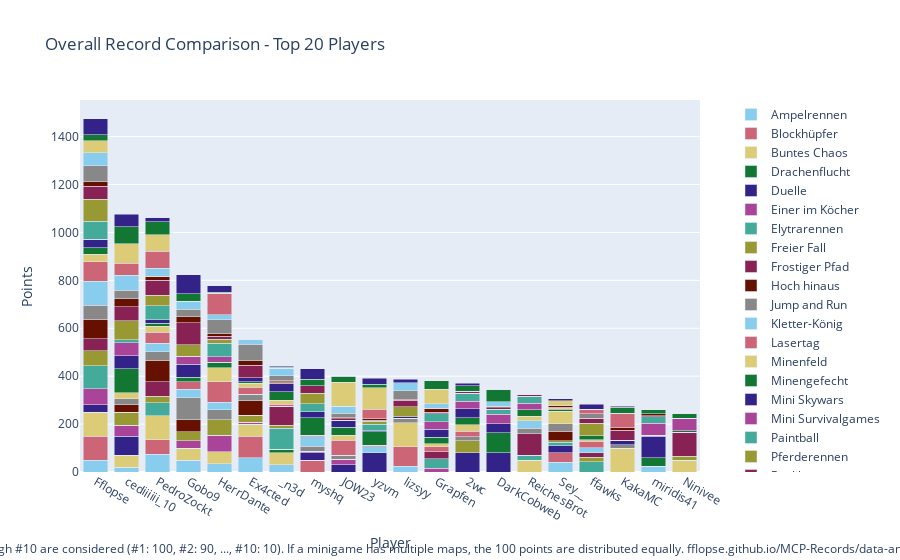

Write notebook code for a chart like this one.
### Code cell
import plotly.graph_objects as go

# Sum all columns to get the total score
outDf['Total'] = outDf.sum(axis=1)

# Sort by total score and fill N/A values with 0
outDf = outDf.sort_values(by='Total', ascending=False).fillna(0)

# Crop to top 10 players
cropDf = outDf.head(20).copy()

# Drop the 'Total' column for plotting
cropDf = cropDf.drop(columns=['Total'])

# Create a color palette
color_palette = px.colors.qualitative.Safe

# Create the stacked bar plot
fig = go.Figure()

for column in cropDf.columns.difference(['Player']):
    fig.add_trace(go.Bar(
        x=cropDf.index,
        y=cropDf[column],
        name=column,
        marker_color=color_palette[len(fig.data) % len(color_palette)]
    ))

# Update layout
fig.update_layout(
    barmode='stack',
    title='Overall Record Comparison - Top 20 Players',
    xaxis=dict(title='Player'),
    yaxis=dict(title='Points'),
    #height=800,
    #width=1000,
    legend=dict(
        x=1.05,
        y=0.5,
        traceorder='normal',
        font=dict(size=12),
        bgcolor='rgba(255, 255, 255, 0)',
        bordercolor='rgba(0, 0, 0, 0)'
    ),
    margin=dict(r=200),  # Adjust right margin to make room for the legend
    annotations=[
        dict(
            x=0.5,
            y=-0.235,
            xref='paper',
            yref='paper',
            text='Max 100 points per minigame. Records #1 through #10 are considered (#1: 100, #2: 90, ..., #10: 10). If a minigame has multiple maps, the 100 points are distributed equally. fflopse.github.io/MCP-Records/data-analysis/global-ranking.ipynb',
            showarrow=False,
            font=dict(size=12),
            xanchor='center'
        )
    ]
)

fig.show()

# save the plot as an html file

fig.write_html('out/overall_record_comparison.html')

### Figure 1 — Plotly figure (JSON) as saved in the notebook; plotly's stock layout.template omitted (floating-point values rounded to 4 significant figures)
{"data": [{"marker": {"color": "rgb(136, 204, 238)"}, "name": "Ampelrennen", "type": "bar", "x": ["Fflopse", "cediiiiii_10", "PedroZockt", "Gobo9", "HerrDante", "Ex4cted", "_n3d", "myshq", "JOW23", "yzvm", "lizsyy", "Grapfen", "2wc", "DarkCobweb", "ReichesBrot", "Sey__", "ffawks", "KakaMC", "miridis41", "Ninivee"], "y": [50, 20, 75, 50, 35, 60, 30, 0, 0, 0, 25, 0, 0, 0, 0, 40, 0, 0, 25, 0]}, {"marker": {"color": "rgb(204, 102, 119)"}, "name": "Blockhüpfer", "type": "bar", "x": ["Fflopse", "cediiiiii_10", "PedroZockt", "Gobo9", "HerrDante", "Ex4cted", "_n3d", "myshq", "JOW23", "yzvm", "lizsyy", "Grapfen", "2wc", "DarkCobweb", "ReichesBrot", "Sey__", "ffawks", "KakaMC", "miridis41", "Ninivee"], "y": [100, 0, 60, 0, 0, 90, 0, 50, 0, 0, 80, 0, 0, 0, 0, 40, 0, 0, 0, 0]}, {"marker": {"color": "rgb(221, 204, 119)"}, "name": "Buntes Chaos", "type": "bar", "x": ["Fflopse", "cediiiiii_10", "PedroZockt", "Gobo9", "HerrDante", "Ex4cted", "_n3d", "myshq", "JOW23", "yzvm", "lizsyy", "Grapfen", "2wc", "DarkCobweb", "ReichesBrot", "Sey__", "ffawks", "KakaMC", "miridis41", "Ninivee"], "y": [100, 50, 100, 50, 50, 50, 50, 0, 0, 0, 100, 0, 0, 0, 50, 0, 0, 100, 0, 50]}, {"marker": {"color": "rgb(17, 119, 51)"}, "name": "Drachenflucht", "type": "bar", "x": ["Fflopse", "cediiiiii_10", "PedroZockt", "Gobo9", "HerrDante", "Ex4cted", "_n3d", "myshq", "JOW23", "yzvm", "lizsyy", "Grapfen", "2wc", "DarkCobweb", "ReichesBrot", "Sey__", "ffawks", "KakaMC", "miridis41", "Ninivee"], "y": [0, 0, 0, 0, 0, 0, 16, 0, 0, 0, 0, 0, 0, 0, 0, 0, 0, 0, 34, 0]}, {"marker": {"color": "rgb(51, 34, 136)"}, "name": "Duelle", "type": "bar", "x": ["Fflopse", "cediiiiii_10", "PedroZockt", "Gobo9", "HerrDante", "Ex4cted", "_n3d", "myshq", "JOW23", "yzvm", "lizsyy", "Grapfen", "2wc", "DarkCobweb", "ReichesBrot", "Sey__", "ffawks", "KakaMC", "miridis41", "Ninivee"], "y": [30, 80, 0, 0, 0, 0, 0, 30, 30, 80, 0, 0, 80, 80, 0, 30, 0, 0, 90, 0]}, {"marker": {"color": "rgb(170, 68, 153)"}, "name": "Einer im Köcher", "type": "bar", "x": ["Fflopse", "cediiiiii_10", "PedroZockt", "Gobo9", "HerrDante", "Ex4cted", "_n3d", "myshq", "JOW23", "yzvm", "lizsyy", "Grapfen", "2wc", "DarkCobweb", "ReichesBrot", "Sey__", "ffawks", "KakaMC", "miridis41", "Ninivee"], "y": [67.5, 45, 0, 30, 67.5, 7.5, 0, 7.5, 22.5, 0, 0, 15, 0, 0, 0, 0, 0, 0, 5, 0]}, {"marker": {"color": "rgb(68, 170, 153)"}, "name": "Elytrarennen", "type": "bar", "x": ["Fflopse", "cediiiiii_10", "PedroZockt", "Gobo9", "HerrDante", "Ex4cted", "_n3d", "myshq", "JOW23", "yzvm", "lizsyy", "Grapfen", "2wc", "DarkCobweb", "ReichesBrot", "Sey__", "ffawks", "KakaMC", "miridis41", "Ninivee"], "y": [96.67, 0, 53.33, 0, 0, 0, 86.67, 0, 0, 0, 0, 40, 0, 0, 20, 13.33, 43.33, 0, 0, 0]}, {"marker": {"color": "rgb(153, 153, 51)"}, "name": "Freier Fall", "type": "bar", "x": ["Fflopse", "cediiiiii_10", "PedroZockt", "Gobo9", "HerrDante", "Ex4cted", "_n3d", "myshq", "JOW23", "yzvm", "lizsyy", "Grapfen", "2wc", "DarkCobweb", "ReichesBrot", "Sey__", "ffawks", "KakaMC", "miridis41", "Ninivee"], "y": [62.5, 55, 27.5, 37.5, 65, 30, 12.5, 0, 0, 0, 0, 0, 50, 0, 0, 7.5, 17.5, 0, 0, 15]}, {"marker": {"color": "rgb(136, 34, 85)"}, "name": "Frostiger Pfad", "type": "bar", "x": ["Fflopse", "cediiiiii_10", "PedroZockt", "Gobo9", "HerrDante", "Ex4cted", "_n3d", "myshq", "JOW23", "yzvm", "lizsyy", "Grapfen", "2wc", "DarkCobweb", "ReichesBrot", "Sey__", "ffawks", "KakaMC", "miridis41", "Ninivee"], "y": [50, 0, 60, 0, 0, 0, 80, 0, 0, 0, 0, 30, 0, 0, 90, 0, 20, 0, 0, 100]}, {"marker": {"color": "rgb(102, 17, 0)"}, "name": "Hoch hinaus", "type": "bar", "x": ["Fflopse", "cediiiiii_10", "PedroZockt", "Gobo9", "HerrDante", "Ex4cted", "_n3d", "myshq", "JOW23", "yzvm", "lizsyy", "Grapfen", "2wc", "DarkCobweb", "ReichesBrot", "Sey__", "ffawks", "KakaMC", "miridis41", "Ninivee"], "y": [80, 30, 90, 50, 0, 60, 0, 0, 0, 0, 0, 0, 0, 0, 0, 40, 0, 0, 0, 0]}, {"marker": {"color": "rgb(136, 136, 136)"}, "name": "Jump and Run", "type": "bar", "x": ["Fflopse", "cediiiiii_10", "PedroZockt", "Gobo9", "HerrDante", "Ex4cted", "_n3d", "myshq", "JOW23", "yzvm", "lizsyy", "Grapfen", "2wc", "DarkCobweb", "ReichesBrot", "Sey__", "ffawks", "KakaMC", "miridis41", "Ninivee"], "y": [60, 26.67, 36.67, 93.33, 43.33, 26.67, 0, 20, 16.67, 0, 20, 0, 16.67, 0, 23.33, 30, 0, 13.33, 0, 0]}, {"marker": {"color": "rgb(136, 204, 238)"}, "name": "Kletter-König", "type": "bar", "x": ["Fflopse", "cediiiiii_10", "PedroZockt", "Gobo9", "HerrDante", "Ex4cted", "_n3d", "myshq", "JOW23", "yzvm", "lizsyy", "Grapfen", "2wc", "DarkCobweb", "ReichesBrot", "Sey__", "ffawks", "KakaMC", "miridis41", "Ninivee"], "y": [100, 0, 35, 35, 30, 0, 0, 40, 0, 25, 0, 0, 0, 0, 30, 0, 20, 0, 0, 0]}, {"marker": {"color": "rgb(204, 102, 119)"}, "name": "Lasertag", "type": "bar", "x": ["Fflopse", "cediiiiii_10", "PedroZockt", "Gobo9", "HerrDante", "Ex4cted", "_n3d", "myshq", "JOW23", "yzvm", "lizsyy", "Grapfen", "2wc", "DarkCobweb", "ReichesBrot", "Sey__", "ffawks", "KakaMC", "miridis41", "Ninivee"], "y": [80, 0, 46.67, 30, 86.67, 30, 6.667, 6.667, 63.33, 6.667, 0, 20, 23.33, 0, 0, 0, 26.67, 0, 0, 0]}, {"marker": {"color": "rgb(221, 204, 119)"}, "name": "Minenfeld", "type": "bar", "x": ["Fflopse", "cediiiiii_10", "PedroZockt", "Gobo9", "HerrDante", "Ex4cted", "_n3d", "myshq", "JOW23", "yzvm", "lizsyy", "Grapfen", "2wc", "DarkCobweb", "ReichesBrot", "Sey__", "ffawks", "KakaMC", "miridis41", "Ninivee"], "y": [33.33, 23.33, 23.33, 0, 56.67, 16.67, 16.67, 0, 20, 0, 0, 13.33, 26.67, 0, 20, 53.33, 6.667, 0, 0, 0]}, {"marker": {"color": "rgb(17, 119, 51)"}, "name": "Minengefecht", "type": "bar", "x": ["Fflopse", "cediiiiii_10", "PedroZockt", "Gobo9", "HerrDante", "Ex4cted", "_n3d", "myshq", "JOW23", "yzvm", "lizsyy", "Grapfen", "2wc", "DarkCobweb", "ReichesBrot", "Sey__", "ffawks", "KakaMC", "miridis41", "Ninivee"], "y": [26.67, 100, 13.33, 20, 23.33, 6.667, 36.67, 73.33, 33.33, 56.67, 0, 26.67, 30, 83.33, 26.67, 6.667, 16.67, 0, 0, 6.667]}, {"marker": {"color": "rgb(51, 34, 136)"}, "name": "Mini Skywars", "type": "bar", "x": ["Fflopse", "cediiiiii_10", "PedroZockt", "Gobo9", "HerrDante", "Ex4cted", "_n3d", "myshq", "JOW23", "yzvm", "lizsyy", "Grapfen", "2wc", "DarkCobweb", "ReichesBrot", "Sey__", "ffawks", "KakaMC", "miridis41", "Ninivee"], "y": [34, 56, 14, 54, 0, 16, 34, 24, 30, 4, 6, 34, 38, 38, 0, 0, 0, 20, 0, 0]}, {"marker": {"color": "rgb(170, 68, 153)"}, "name": "Mini Survivalgames", "type": "bar", "x": ["Fflopse", "cediiiiii_10", "PedroZockt", "Gobo9", "HerrDante", "Ex4cted", "_n3d", "myshq", "JOW23", "yzvm", "lizsyy", "Grapfen", "2wc", "DarkCobweb", "ReichesBrot", "Sey__", "ffawks", "KakaMC", "miridis41", "Ninivee"], "y": [0, 53.33, 0, 33.33, 23.33, 0, 0, 0, 0, 0, 0, 30, 30, 40, 26.67, 0, 0, 0, 50, 50]}, {"marker": {"color": "rgb(68, 170, 153)"}, "name": "Paintball", "type": "bar", "x": ["Fflopse", "cediiiiii_10", "PedroZockt", "Gobo9", "HerrDante", "Ex4cted", "_n3d", "myshq", "JOW23", "yzvm", "lizsyy", "Grapfen", "2wc", "DarkCobweb", "ReichesBrot", "Sey__", "ffawks", "KakaMC", "miridis41", "Ninivee"], "y": [76.67, 13.33, 60, 0, 56.67, 0, 0, 33.33, 0, 26.67, 0, 33.33, 33.33, 20, 30, 0, 0, 0, 26.67, 0]}, {"marker": {"color": "rgb(153, 153, 51)"}, "name": "Pferderennen", "type": "bar", "x": ["Fflopse", "cediiiiii_10", "PedroZockt", "Gobo9", "HerrDante", "Ex4cted", "_n3d", "myshq", "JOW23", "yzvm", "lizsyy", "Grapfen", "2wc", "DarkCobweb", "ReichesBrot", "Sey__", "ffawks", "KakaMC", "miridis41", "Ninivee"], "y": [91.67, 78.33, 43.33, 48.33, 16.67, 0, 3.333, 43.33, 0, 13.33, 41.67, 0, 0, 0, 0, 5, 53.33, 0, 0, 0]}, {"marker": {"color": "rgb(136, 34, 85)"}, "name": "Replika", "type": "bar", "x": ["Fflopse", "cediiiiii_10", "PedroZockt", "Gobo9", "HerrDante", "Ex4cted", "_n3d", "myshq", "JOW23", "yzvm", "lizsyy", "Grapfen", "2wc", "DarkCobweb", "ReichesBrot", "Sey__", "ffawks", "KakaMC", "miridis41", "Ninivee"], "y": [53.85, 57.88, 62.21, 90.96, 13.17, 52.4, 5.192, 31.92, 6.923, 4.135, 26.15, 7.115, 9.423, 6.154, 5.192, 3.846, 18.08, 40.19, 5, 3.077]}, {"marker": {"color": "rgb(102, 17, 0)"}, "name": "Sammelwahn", "type": "bar", "x": ["Fflopse", "cediiiiii_10", "PedroZockt", "Gobo9", "HerrDante", "Ex4cted", "_n3d", "myshq", "JOW23", "yzvm", "lizsyy", "Grapfen", "2wc", "DarkCobweb", "ReichesBrot", "Sey__", "ffawks", "KakaMC", "miridis41", "Ninivee"], "y": [18.54, 34.88, 17.56, 26.1, 10.73, 18.29, 4.878, 0, 5.122, 4.878, 4.878, 15.85, 0, 6.585, 2.195, 7.805, 2.927, 11.22, 7.317, 0]}, {"marker": {"color": "rgb(136, 136, 136)"}, "name": "Schießstand", "type": "bar", "x": ["Fflopse", "cediiiiii_10", "PedroZockt", "Gobo9", "HerrDante", "Ex4cted", "_n3d", "myshq", "JOW23", "yzvm", "lizsyy", "Grapfen", "2wc", "DarkCobweb", "ReichesBrot", "Sey__", "ffawks", "KakaMC", "miridis41", "Ninivee"], "y": [67.5, 35, 0, 30, 57.5, 70, 20, 0, 17.5, 0, 35, 0, 0, 0, 0, 0, 17.5, 0, 0, 0]}, {"marker": {"color": "rgb(136, 204, 238)"}, "name": "Spleef", "type": "bar", "x": ["Fflopse", "cediiiiii_10", "PedroZockt", "Gobo9", "HerrDante", "Ex4cted", "_n3d", "myshq", "JOW23", "yzvm", "lizsyy", "Grapfen", "2wc", "DarkCobweb", "ReichesBrot", "Sey__", "ffawks", "KakaMC", "miridis41", "Ninivee"], "y": [53.33, 63.33, 33.33, 33.33, 20, 20, 30, 0, 30, 0, 33.33, 20, 0, 20, 0, 0, 0, 0, 0, 0]}, {"marker": {"color": "rgb(204, 102, 119)"}, "name": "Todeswürfel", "type": "bar", "x": ["Fflopse", "cediiiiii_10", "PedroZockt", "Gobo9", "HerrDante", "Ex4cted", "_n3d", "myshq", "JOW23", "yzvm", "lizsyy", "Grapfen", "2wc", "DarkCobweb", "ReichesBrot", "Sey__", "ffawks", "KakaMC", "miridis41", "Ninivee"], "y": [0, 50, 70, 0, 90, 0, 0, 0, 0, 40, 0, 0, 0, 0, 0, 0, 20, 60, 0, 0]}, {"marker": {"color": "rgb(221, 204, 119)"}, "name": "Waffenfolge", "type": "bar", "x": ["Fflopse", "cediiiiii_10", "PedroZockt", "Gobo9", "HerrDante", "Ex4cted", "_n3d", "myshq", "JOW23", "yzvm", "lizsyy", "Grapfen", "2wc", "DarkCobweb", "ReichesBrot", "Sey__", "ffawks", "KakaMC", "miridis41", "Ninivee"], "y": [50, 80, 70, 0, 0, 0, 0, 0, 100, 90, 0, 60, 0, 0, 0, 20, 0, 0, 0, 0]}, {"marker": {"color": "rgb(17, 119, 51)"}, "name": "Walls", "type": "bar", "x": ["Fflopse", "cediiiiii_10", "PedroZockt", "Gobo9", "HerrDante", "Ex4cted", "_n3d", "myshq", "JOW23", "yzvm", "lizsyy", "Grapfen", "2wc", "DarkCobweb", "ReichesBrot", "Sey__", "ffawks", "KakaMC", "miridis41", "Ninivee"], "y": [25, 72.5, 52.5, 32.5, 5, 0, 5, 27.5, 25, 15, 0, 35, 22.5, 50, 0, 0, 0, 25, 17.5, 17.5]}, {"marker": {"color": "rgb(51, 34, 136)"}, "name": "Wettrennen", "type": "bar", "x": ["Fflopse", "cediiiiii_10", "PedroZockt", "Gobo9", "HerrDante", "Ex4cted", "_n3d", "myshq", "JOW23", "yzvm", "lizsyy", "Grapfen", "2wc", "DarkCobweb", "ReichesBrot", "Sey__", "ffawks", "KakaMC", "miridis41", "Ninivee"], "y": [68, 52, 18, 78, 26, 0, 4, 44, 0, 26, 16, 0, 10, 0, 0, 8, 20, 4, 0, 0]}], "layout": {"annotations": [{"font": {"size": 12}, "showarrow": false, "text": "Max 100 points per minigame. Records #1 through #10 are considered (#1: 100, #2: 90, ..., #10: 10). If a minigame has multiple maps, the 100 points are distributed equally. fflopse.github.io/MCP-Records/data-analysis/global-ranking.ipynb", "x": 0.5, "xanchor": "center", "xref": "paper", "y": -0.235, "yref": "paper"}], "barmode": "stack", "legend": {"bgcolor": "rgba(255, 255, 255, 0)", "bordercolor": "rgba(0, 0, 0, 0)", "font": {"size": 12}, "traceorder": "normal", "x": 1.05, "y": 0.5}, "margin": {"r": 200}, "title": {"text": "Overall Record Comparison - Top 20 Players"}, "xaxis": {"title": {"text": "Player"}}, "yaxis": {"title": {"text": "Points"}}}}
